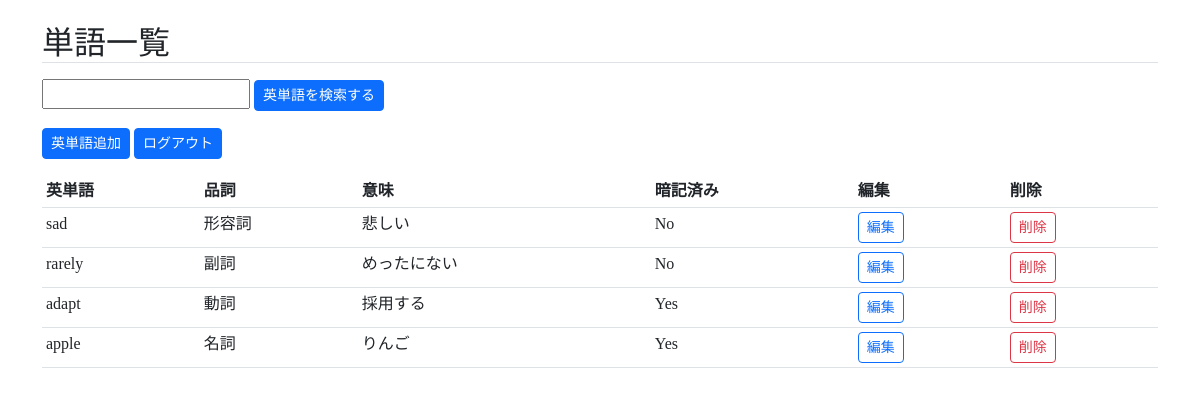
Page /top/ (signed in) on the earlier database version.
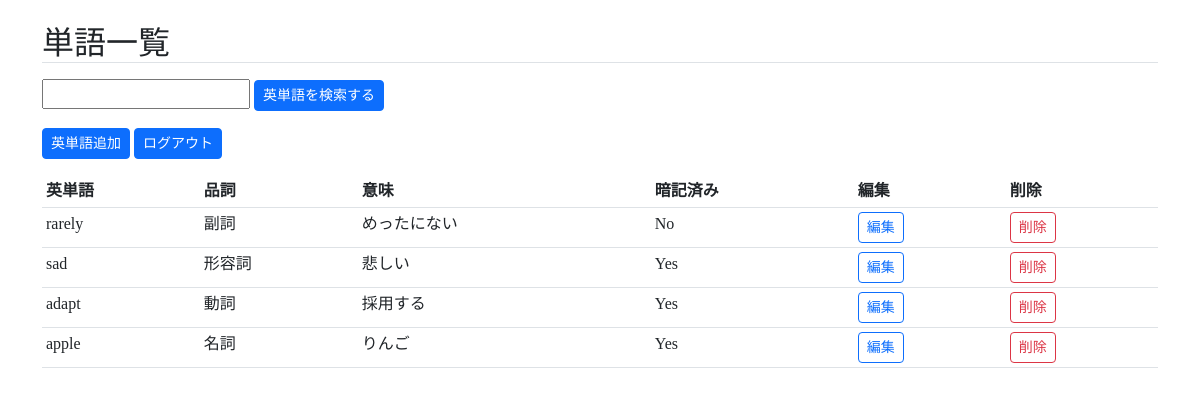
Same page on the later database version.
### wordsapp/models.py (models this page shows, shortened)
class Post(models.Model):
    user = models.ForeignKey(
        CustomUser,
        verbose_name= 'ユーザー',
        on_delete=models.CASCADE
    )
    category = models.ForeignKey(
        Category,
        verbose_name= 'カテゴリ',
        on_delete= models.PROTECT
    )
    question = models.CharField(
        verbose_name= '英単語',
        max_length= 20
    )
    answer = models.CharField(
        verbose_name= '意味',
        max_length= 40
    )
    posted_at = models.DateTimeField(
        verbose_name= '登録日時',
        auto_now_add=True
    )
    memory = models.BooleanField(
        verbose_name= '暗記済み',
        default= False
    )

class Category(models.Model):
    title = models.CharField(
        verbose_name='品詞',
        max_length=20)
    def __str__(self):
        return self.title

### wordsapp/views.py (the view)
# urls.py: path('top/',views.TopView.as_view(), name = 'top'),
@method_decorator(login_required, name='dispatch')
class TopView(ListView):
    template_name = 'top.html'
    model = Post
    def get_queryset(self):
        q_word = self.request.GET.get('query')
        if q_word:
            object_list = Post.objects.filter(Q(user = self.request.user) , Q(question__icontains=q_word))
        else:
            object_list = Post.objects.filter(user = self.request.user).order_by('memory','-posted_at')
        return object_list

### wordsapp/templates/top.html
{% extends 'base.html' %}
{% block content %}
<h2 class="mt-4 border-bottom">単語一覧</h2>
<p>
<form action="" method="get">
    <input name="query" value="{{ request.GET.query }}" type="text">
    <button type="submit" class="btn btn-primary btn-sm">英単語を検索する</button>
</form>
</p>
<p>
<button type="button" class="btn btn-primary btn-sm" onclick="location.href='{%url 'wordsapp:post'%}'">英単語追加</button>
<button type="button" class="btn btn-primary btn-sm" onclick="location.href='{%url 'accounts:logout'%}'">ログアウト</button>
</p>
  <table class="table table-sm">
    <thead>
    <tr>
        <th scope="col">英単語</th>
        <th scope="col">品詞</th>
        <th scope="col">意味</th>
        <th scope="col">暗記済み</th>
        <th scope="col">編集</th>
        <th scope="col">削除</th>
    </tr>
    </thead>
    {% for data in object_list %}
        <tr>
            <td>{{ data.question }}</td>
            <td>{{ data.category }}</td>
            <td>{{ data.answer }}</td>
            {% if data.memory %}
            <td>{{ 'Yes' }}</td>
            {% elif data.memory == False %}
            <td>{{ 'No' }}</td>
            {% endif %}
            <td><a href="{% url 'wordsapp:update' data.pk %}" class="btn btn-outline-primary btn-sm">編集</a></td>
            <td><a href="{% url 'wordsapp:delete' data.pk %}" class="btn btn-outline-danger btn-sm">削除</a></td>
        </tr>
    {% endfor %}
</table>
{% endblock content %}

Differences in the rows shown:
shown differently, row unchanged: Post "rarely": moves up the list
changed Post "sad": memory False → True (drawn); value "No" → "Yes"
